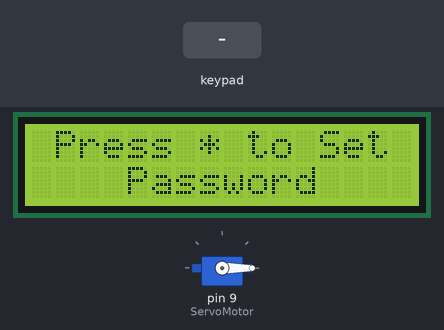
Bench run of a sketch on a simulated Arduino Uno, built with avr-gcc and run on an emulated ATmega328P. Shown: servo, 16×2 character LCD. Inputs (shaded band) come from the test bench.

Above: at 1.2 s.
1.3 s: key '*' pressed
At 2.2 s:
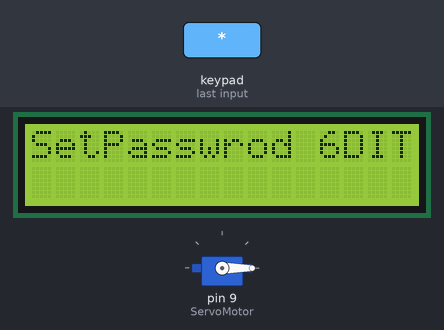
2.8 s: keypad keys 8 7 6 5 * pressed 0.4 s apart
At 5.5 s:
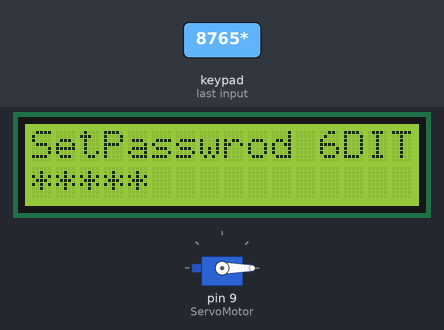
6.3 s: key '1' pressed
At 7.6 s:
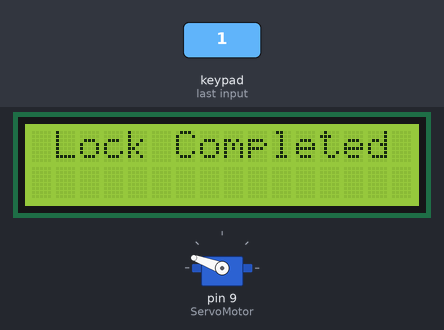
9.3 s: keypad keys 1 3 9 7 * pressed 0.4 s apart
At 14.0 s:
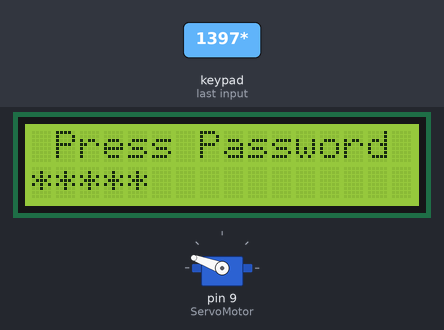
14.3 s: key '2' pressed
At 15.3 s:
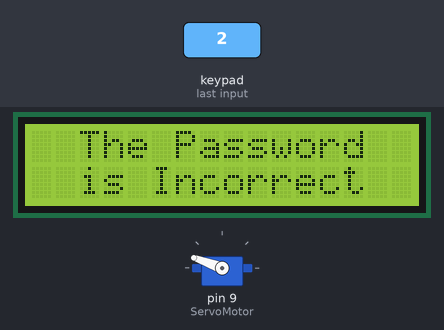
17.3 s: key '3' pressed
At 21.5 s:
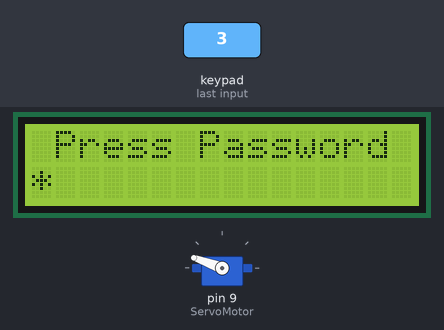
Timing chart, 0 to 21.8 s (numbered marks = the images above; inputs shaded):
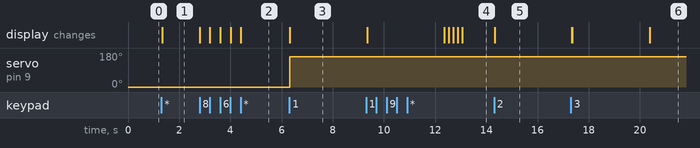

Measured:
- after the input at 1.3 s, the display: changes at once (image 1)
- after the input at 2.8 s, the display: first changes at once (image 2 shows a later state)
- after the input at 6.3 s, servo on pin 9 (ServoMotor): 0° → 160° at once; the display: changes at once (image 3)
- after the input at 9.3 s, the display: first differs from a run without the input after 3.1 s (image 4 shows a later state)
- after the input at 14.3 s, the display: changes at once (image 5)
- after the input at 17.3 s, the display: first differs from a run without the input after 3.1 s (image 6)

The sketch:

sketch_mar20a.ino
```cpp
#include <Servo.h>
#include <Keypad.h>
#include <LiquidCrystal_I2C.h>
LiquidCrystal_I2C lcd(0x27,16,2);
Servo ServoMotor;

int password_position = 0; //ตำแหน่งของ password
int Servo_Position = 0; //ตำแหน่งที่จะปลดล็อค
char password [6]; //เก็บ password 6 ตัว
char unlock[6]; //ใช้เวลาปลดล็อค
char key; //เก็บข้อมูล ไว้ใช้ตอนดึงข้อมูล

const byte ROWS = 4; // 4 แถวของ keypad
const byte COLS = 3; // 3 คอลัมน์ของ keypad
char keys[ROWS][COLS] = { //กำหนดอาเรย์ 2 มิติ ของหน้าปุ่ม keypad
{'1','2','3'},
{'4','5','6'},
{'7','8','9'},
{'*','0','#'}
};
byte rowPins[ROWS] = {8, 7, 6, 5}; //ตำแหน่งขาที่เชื่อมต่อของแุถว
byte colPins[COLS] = {4, 3, 2}; //ตำแหน่งขาที่เชื่อมต่อของคอน์ลัม

Keypad keypad = Keypad( makeKeymap(keys), rowPins, colPins, ROWS, COLS ); //เซ็ตค่าเพื่อให้ไลบารี่รู้จัก

void setup()
{
  ServoMotor.attach(9); //ขาที่เชื่อมต่อ
  ServoMotor.write(Servo_Position);
  lcd.init(); //สั่งให้จอเริ่มทำงาน
  lcd.backlight(); //เปิดไฟจอ
}

void loop()
{
     //เช็คว่าล็อคไม่
  if(Servo_Position == 0 && password_position == 0){
    do{
      password_position = 0;
      lcd.setCursor(0,0);
      lcd.print(" Press * to Set");
      lcd.setCursor(0,1);
      lcd.print("    Password");
    }while(keypad.getKey() != '*'); //อ่าน keypad ว่ามีการกด * ไหม

     //เมื่อมีการกด * จะออกจาก do while มาเซ็ต password
    lcd.clear();
    lcd.setCursor(0,0);
    lcd.print("SetPasswrod 6DIT");

     //เซ็ต password
    while(password_position<6){
      lcd.setCursor(password_position,1);
      key = keypad.getKey();  //รับค่า keypad เก็บไว้ใน key

      // กด # เพื่อลบเวลากรอกผิด
      if (key == '#'){
        if(password_position > 0){
          password_position--;
          lcd.setCursor(password_position,1);
          lcd.print(" ");
        }
      }else if(key != NO_KEY){  //มีการกด
        password[password_position] = key; //เก็บค่าไว้ใน password
        lcd.print("*");
        password_position++;
      }
    }
    Servo_Position = 160;
    ServoMotor.write(Servo_Position); //ให้ servo หมุนไปตำแหน่งที่กำหนด
    lcd.clear();
    lcd.setCursor(0,0);
    lcd.print(" Lock Completed");
    delay(3000);
  }
  lcd.clear();
  lcd.setCursor(0,0);
  lcd.print(" Press Password");
  delay(3000);

   //การปลดล็อค
  if(Servo_Position == 160){
    int num = 0;
    while(num <6 ){
      lcd.setCursor(num,1);
      key = keypad.getKey();  //รับค่า keypad เก็บไว้ใน key
       // กด # เพื่อลบเวลากรอกผิด
      if(key == '#'){
        if(num > 0){
          num--;
          lcd.setCursor(num,1);
          lcd.print(" ");
        }
      }else if(key != NO_KEY){  //มีการกด
        unlock[num] = key;  //เก็บค่าไว้ใน unlock
        lcd.print("*");
        num++;
      }
    }
      //เช็ค passwrod
    int check = 0;
    while(check < 6){
      if(unlock[check] == password[check]){ //เช็คทีละตัว
        check++;

      //เช็คแล้วไม่ตรง
      }else{
        num = 0;
        check = 7;
        Servo_Position = 160;
        lcd.clear();
        lcd.setCursor(0,0);
        lcd.print("  The Password");
        lcd.setCursor(0,1);
        lcd.print("  is Incorrect");
        delay(3000);
        lcd.clear();
      }
    }
      //ปลดล็อค
    if(check == 6){
      Servo_Position = 0;
      ServoMotor.write(Servo_Position);
      password_position = 0;
      lcd.clear();
      lcd.setCursor(0,0);
      lcd.print(" UnLock Completed");
      delay(3000);
    }
  }
}
```
